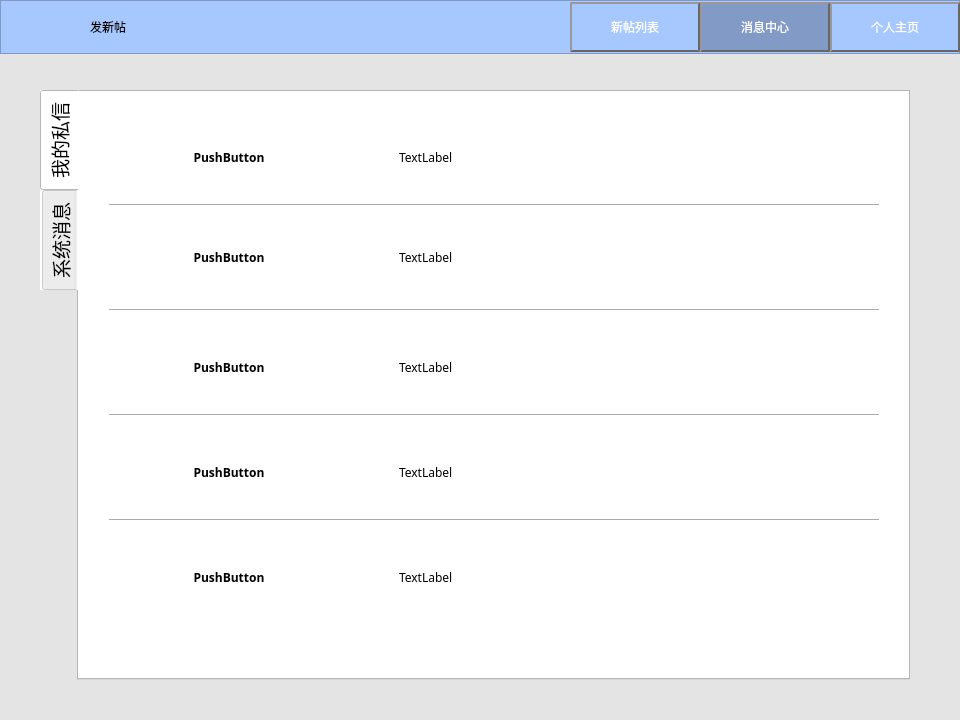
<?xml version="1.0" encoding="UTF-8"?>
<ui version="4.0">
 <class>Msgcenter</class>
 <widget class="QWidget" name="Msgcenter">
  <property name="geometry">
   <rect>
    <x>0</x>
    <y>0</y>
    <width>960</width>
    <height>720</height>
   </rect>
  </property>
  <property name="windowTitle">
   <string>Form</string>
  </property>
  <property name="styleSheet">
   <string notr="true">background-color: rgb(228, 228, 228);</string>
  </property>
  <widget class="QFrame" name="frame">
   <property name="geometry">
    <rect>
     <x>0</x>
     <y>0</y>
     <width>960</width>
     <height>54</height>
    </rect>
   </property>
   <property name="styleSheet">
    <string notr="true">background-color: rgb(166, 200, 255);</string>
   </property>
   <property name="frameShape">
    <enum>QFrame::StyledPanel</enum>
   </property>
   <property name="frameShadow">
    <enum>QFrame::Raised</enum>
   </property>
   <widget class="QPushButton" name="pushButton_homepage">
    <property name="geometry">
     <rect>
      <x>830</x>
      <y>2</y>
      <width>130</width>
      <height>50</height>
     </rect>
    </property>
    <property name="font">
     <font>
      <family>微软雅黑</family>
     </font>
    </property>
    <property name="styleSheet">
     <string notr="true">border:2px outset rgb(102, 102, 102);
color: rgb(255, 255, 255);
background-color: rgb(166, 200, 255);</string>
    </property>
    <property name="text">
     <string>个人主页</string>
    </property>
    <property name="flat">
     <bool>false</bool>
    </property>
   </widget>
   <widget class="QPushButton" name="pushButton_newpost">
    <property name="geometry">
     <rect>
      <x>570</x>
      <y>2</y>
      <width>130</width>
      <height>50</height>
     </rect>
    </property>
    <property name="font">
     <font>
      <family>微软雅黑</family>
     </font>
    </property>
    <property name="styleSheet">
     <string notr="true">border:2px outset rgb(102, 102, 102);
background-color: rgb(166, 200, 255);
color: rgb(255, 255, 255);</string>
    </property>
    <property name="text">
     <string>新帖列表</string>
    </property>
    <property name="checkable">
     <bool>false</bool>
    </property>
    <property name="autoDefault">
     <bool>true</bool>
    </property>
    <property name="default">
     <bool>true</bool>
    </property>
    <property name="flat">
     <bool>false</bool>
    </property>
   </widget>
   <widget class="QPushButton" name="pushButton_msgcenter">
    <property name="geometry">
     <rect>
      <x>700</x>
      <y>2</y>
      <width>130</width>
      <height>50</height>
     </rect>
    </property>
    <property name="font">
     <font>
      <family>微软雅黑</family>
     </font>
    </property>
    <property name="styleSheet">
     <string notr="true">border:2px outset rgb(102, 102, 102);
color: rgb(255, 255, 255);
background-color: rgb(129, 155, 198);</string>
    </property>
    <property name="text">
     <string>消息中心</string>
    </property>
    <property name="flat">
     <bool>false</bool>
    </property>
   </widget>
   <widget class="QLabel" name="label">
    <property name="geometry">
     <rect>
      <x>90</x>
      <y>2</y>
      <width>108</width>
      <height>50</height>
     </rect>
    </property>
    <property name="font">
     <font>
      <family>微软雅黑</family>
     </font>
    </property>
    <property name="text">
     <string>发新帖</string>
    </property>
   </widget>
   <widget class="QPushButton" name="pushButton">
    <property name="geometry">
     <rect>
      <x>30</x>
      <y>5</y>
      <width>50</width>
      <height>50</height>
     </rect>
    </property>
    <property name="text">
     <string/>
    </property>
    <property name="icon">
     <iconset resource="../image.qrc">
      <normaloff>:/prefix/images/post_symbol.png</normaloff>:/prefix/images/post_symbol.png</iconset>
    </property>
    <property name="iconSize">
     <size>
      <width>40</width>
      <height>40</height>
     </size>
    </property>
    <property name="flat">
     <bool>true</bool>
    </property>
   </widget>
  </widget>
  <widget class="QTabWidget" name="tabWidget">
   <property name="geometry">
    <rect>
     <x>40</x>
     <y>90</y>
     <width>870</width>
     <height>590</height>
    </rect>
   </property>
   <property name="font">
    <font>
     <family>微软雅黑</family>
     <pointsize>14</pointsize>
    </font>
   </property>
   <property name="styleSheet">
    <string notr="true">background-color: rgb(255, 255, 255);</string>
   </property>
   <property name="tabPosition">
    <enum>QTabWidget::West</enum>
   </property>
   <property name="currentIndex">
    <number>0</number>
   </property>
   <widget class="QWidget" name="tab">
    <attribute name="title">
     <string>我的私信</string>
    </attribute>
    <widget class="Line" name="line">
     <property name="geometry">
      <rect>
       <x>30</x>
       <y>105</y>
       <width>770</width>
       <height>16</height>
      </rect>
     </property>
     <property name="font">
      <font>
       <pointsize>22</pointsize>
      </font>
     </property>
     <property name="orientation">
      <enum>Qt::Horizontal</enum>
     </property>
    </widget>
    <widget class="Line" name="line_2">
     <property name="geometry">
      <rect>
       <x>30</x>
       <y>210</y>
       <width>770</width>
       <height>16</height>
      </rect>
     </property>
     <property name="font">
      <font>
       <pointsize>22</pointsize>
      </font>
     </property>
     <property name="orientation">
      <enum>Qt::Horizontal</enum>
     </property>
    </widget>
    <widget class="Line" name="line_3">
     <property name="geometry">
      <rect>
       <x>30</x>
       <y>315</y>
       <width>770</width>
       <height>16</height>
      </rect>
     </property>
     <property name="font">
      <font>
       <pointsize>22</pointsize>
      </font>
     </property>
     <property name="orientation">
      <enum>Qt::Horizontal</enum>
     </property>
    </widget>
    <widget class="Line" name="line_4">
     <property name="geometry">
      <rect>
       <x>30</x>
       <y>420</y>
       <width>770</width>
       <height>16</height>
      </rect>
     </property>
     <property name="font">
      <font>
       <pointsize>22</pointsize>
      </font>
     </property>
     <property name="orientation">
      <enum>Qt::Horizontal</enum>
     </property>
    </widget>
    <widget class="QLabel" name="chat_history_1">
     <property name="geometry">
      <rect>
       <x>320</x>
       <y>45</y>
       <width>400</width>
       <height>40</height>
      </rect>
     </property>
     <property name="font">
      <font>
       <family>微软雅黑</family>
      </font>
     </property>
     <property name="text">
      <string>TextLabel</string>
     </property>
    </widget>
    <widget class="QLabel" name="chat_history_2">
     <property name="geometry">
      <rect>
       <x>320</x>
       <y>145</y>
       <width>400</width>
       <height>40</height>
      </rect>
     </property>
     <property name="font">
      <font>
       <family>微软雅黑</family>
      </font>
     </property>
     <property name="text">
      <string>TextLabel</string>
     </property>
    </widget>
    <widget class="QLabel" name="chat_history_3">
     <property name="geometry">
      <rect>
       <x>320</x>
       <y>255</y>
       <width>400</width>
       <height>40</height>
      </rect>
     </property>
     <property name="font">
      <font>
       <family>微软雅黑</family>
      </font>
     </property>
     <property name="text">
      <string>TextLabel</string>
     </property>
    </widget>
    <widget class="QLabel" name="chat_history_4">
     <property name="geometry">
      <rect>
       <x>320</x>
       <y>360</y>
       <width>400</width>
       <height>40</height>
      </rect>
     </property>
     <property name="font">
      <font>
       <family>微软雅黑</family>
      </font>
     </property>
     <property name="text">
      <string>TextLabel</string>
     </property>
    </widget>
    <widget class="QLabel" name="chat_history_5">
     <property name="geometry">
      <rect>
       <x>320</x>
       <y>465</y>
       <width>400</width>
       <height>40</height>
      </rect>
     </property>
     <property name="font">
      <font>
       <family>微软雅黑</family>
      </font>
     </property>
     <property name="text">
      <string>TextLabel</string>
     </property>
    </widget>
    <widget class="QPushButton" name="chat_user_id_1">
     <property name="geometry">
      <rect>
       <x>50</x>
       <y>45</y>
       <width>200</width>
       <height>40</height>
      </rect>
     </property>
     <property name="font">
      <font>
       <family>微软雅黑</family>
       <weight>75</weight>
       <bold>true</bold>
      </font>
     </property>
     <property name="text">
      <string>PushButton</string>
     </property>
     <property name="flat">
      <bool>true</bool>
     </property>
    </widget>
    <widget class="QPushButton" name="chat_user_id_2">
     <property name="geometry">
      <rect>
       <x>50</x>
       <y>145</y>
       <width>200</width>
       <height>40</height>
      </rect>
     </property>
     <property name="font">
      <font>
       <family>微软雅黑</family>
       <weight>75</weight>
       <bold>true</bold>
      </font>
     </property>
     <property name="text">
      <string>PushButton</string>
     </property>
     <property name="flat">
      <bool>true</bool>
     </property>
    </widget>
    <widget class="QPushButton" name="chat_user_id_3">
     <property name="geometry">
      <rect>
       <x>50</x>
       <y>255</y>
       <width>200</width>
       <height>40</height>
      </rect>
     </property>
     <property name="font">
      <font>
       <family>微软雅黑</family>
       <weight>75</weight>
       <bold>true</bold>
      </font>
     </property>
     <property name="text">
      <string>PushButton</string>
     </property>
     <property name="flat">
      <bool>true</bool>
     </property>
    </widget>
    <widget class="QPushButton" name="chat_user_id_4">
     <property name="geometry">
      <rect>
       <x>50</x>
       <y>360</y>
       <width>200</width>
       <height>40</height>
      </rect>
     </property>
     <property name="font">
      <font>
       <family>微软雅黑</family>
       <weight>75</weight>
       <bold>true</bold>
      </font>
     </property>
     <property name="text">
      <string>PushButton</string>
     </property>
     <property name="flat">
      <bool>true</bool>
     </property>
    </widget>
    <widget class="QPushButton" name="chat_user_id_5">
     <property name="geometry">
      <rect>
       <x>50</x>
       <y>465</y>
       <width>200</width>
       <height>40</height>
      </rect>
     </property>
     <property name="font">
      <font>
       <family>微软雅黑</family>
       <weight>75</weight>
       <bold>true</bold>
      </font>
     </property>
     <property name="text">
      <string>PushButton</string>
     </property>
     <property name="flat">
      <bool>true</bool>
     </property>
    </widget>
   </widget>
   <widget class="QWidget" name="tab_2">
    <attribute name="title">
     <string>系统消息</string>
    </attribute>
    <widget class="Line" name="line_5">
     <property name="geometry">
      <rect>
       <x>30</x>
       <y>420</y>
       <width>770</width>
       <height>16</height>
      </rect>
     </property>
     <property name="font">
      <font>
       <pointsize>22</pointsize>
      </font>
     </property>
     <property name="orientation">
      <enum>Qt::Horizontal</enum>
     </property>
    </widget>
    <widget class="Line" name="line_6">
     <property name="geometry">
      <rect>
       <x>30</x>
       <y>105</y>
       <width>770</width>
       <height>16</height>
      </rect>
     </property>
     <property name="font">
      <font>
       <pointsize>22</pointsize>
      </font>
     </property>
     <property name="orientation">
      <enum>Qt::Horizontal</enum>
     </property>
    </widget>
    <widget class="Line" name="line_7">
     <property name="geometry">
      <rect>
       <x>30</x>
       <y>315</y>
       <width>770</width>
       <height>16</height>
      </rect>
     </property>
     <property name="font">
      <font>
       <pointsize>22</pointsize>
      </font>
     </property>
     <property name="orientation">
      <enum>Qt::Horizontal</enum>
     </property>
    </widget>
    <widget class="Line" name="line_8">
     <property name="geometry">
      <rect>
       <x>30</x>
       <y>210</y>
       <width>770</width>
       <height>16</height>
      </rect>
     </property>
     <property name="font">
      <font>
       <pointsize>22</pointsize>
      </font>
     </property>
     <property name="orientation">
      <enum>Qt::Horizontal</enum>
     </property>
    </widget>
    <widget class="QLabel" name="sys_msg_1">
     <property name="geometry">
      <rect>
       <x>80</x>
       <y>25</y>
       <width>650</width>
       <height>80</height>
      </rect>
     </property>
     <property name="font">
      <font>
       <family>微软雅黑</family>
      </font>
     </property>
     <property name="text">
      <string>TextLabel</string>
     </property>
    </widget>
    <widget class="QLabel" name="sys_msg_2">
     <property name="geometry">
      <rect>
       <x>80</x>
       <y>130</y>
       <width>650</width>
       <height>80</height>
      </rect>
     </property>
     <property name="font">
      <font>
       <family>微软雅黑</family>
      </font>
     </property>
     <property name="text">
      <string>TextLabel</string>
     </property>
    </widget>
    <widget class="QLabel" name="sys_msg_3">
     <property name="geometry">
      <rect>
       <x>80</x>
       <y>235</y>
       <width>650</width>
       <height>80</height>
      </rect>
     </property>
     <property name="font">
      <font>
       <family>微软雅黑</family>
      </font>
     </property>
     <property name="text">
      <string>TextLabel</string>
     </property>
    </widget>
    <widget class="QLabel" name="sys_msg_4">
     <property name="geometry">
      <rect>
       <x>80</x>
       <y>340</y>
       <width>650</width>
       <height>80</height>
      </rect>
     </property>
     <property name="font">
      <font>
       <family>微软雅黑</family>
      </font>
     </property>
     <property name="text">
      <string>TextLabel</string>
     </property>
    </widget>
    <widget class="QLabel" name="sys_msg_5">
     <property name="geometry">
      <rect>
       <x>80</x>
       <y>445</y>
       <width>650</width>
       <height>80</height>
      </rect>
     </property>
     <property name="font">
      <font>
       <family>微软雅黑</family>
      </font>
     </property>
     <property name="text">
      <string>TextLabel</string>
     </property>
    </widget>
   </widget>
  </widget>
 </widget>
 <resources>
  <include location="../image.qrc"/>
 </resources>
 <connections/>
</ui>
